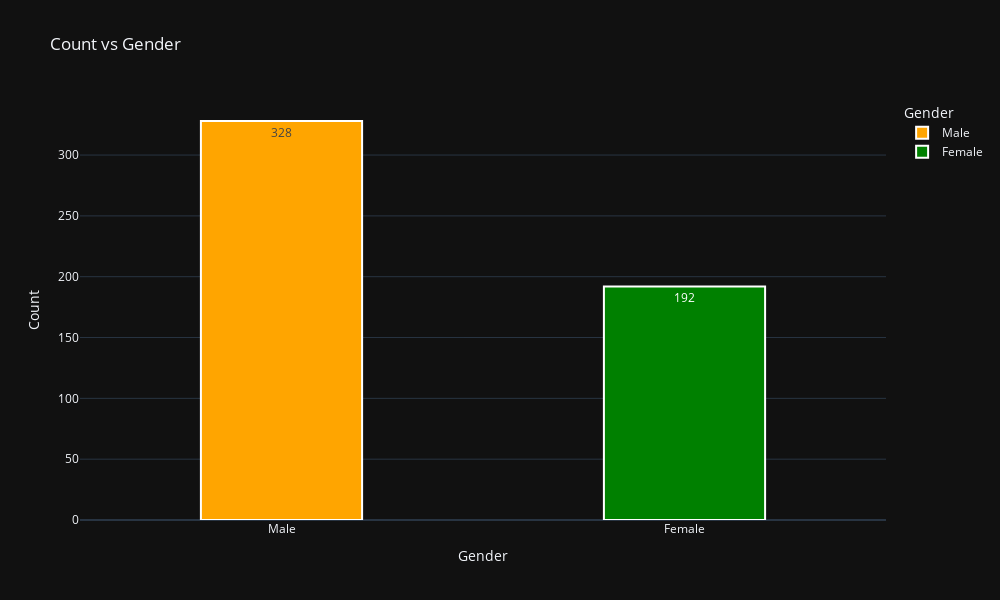

Source (notebook cell):
### Code cell
class_count = encoded_df['gender'].value_counts().reset_index()
class_count.columns = ['gender', 'count']

class_count['gender'] = class_count['gender'].map({0: 'Female', 1: 'Male'})

# Custom colors for the bars
colors = {'Male': 'orange', 'Female': 'green'}

fig = px.bar(class_count, x='gender', y='count', 
             labels={'gender': 'Gender', 'count': 'Count'}, 
             title='Count vs Gender',
             template="plotly_dark",
             color='gender',  # Color the bars based on class
             color_discrete_map=colors,
             text='count'  # Add count numbers as text on the bars
            )

# Adjust the text position to be inside the bars
fig.update_traces(textposition='inside')
fig.update_layout(width=1000, height=600)
fig.update_traces(marker_line_width=2, marker_line_color='white', width=0.4)  # Adjust width as needed
fig.write_image("images/Count_vs_Gender.png")

fig.show()

### Figure 1 — Plotly figure (JSON) as saved in the notebook; plotly's stock layout.template omitted (floating-point values rounded to 4 significant figures)
{"data": [{"alignmentgroup": "True", "hovertemplate": "Gender=%{x}<br>Count=%{text}<extra></extra>", "legendgroup": "Male", "marker": {"color": "orange", "line": {"color": "white", "width": 2}, "pattern": {"shape": ""}}, "name": "Male", "offsetgroup": "Male", "orientation": "v", "showlegend": true, "text": [328], "textposition": "inside", "type": "bar", "width": 0.4, "x": ["Male"], "xaxis": "x", "y": [328], "yaxis": "y"}, {"alignmentgroup": "True", "hovertemplate": "Gender=%{x}<br>Count=%{text}<extra></extra>", "legendgroup": "Female", "marker": {"color": "green", "line": {"color": "white", "width": 2}, "pattern": {"shape": ""}}, "name": "Female", "offsetgroup": "Female", "orientation": "v", "showlegend": true, "text": [192], "textposition": "inside", "type": "bar", "width": 0.4, "x": ["Female"], "xaxis": "x", "y": [192], "yaxis": "y"}], "layout": {"barmode": "relative", "height": 600, "legend": {"title": {"text": "Gender"}, "tracegroupgap": 0}, "title": {"text": "Count vs Gender"}, "width": 1000, "xaxis": {"anchor": "y", "categoryarray": ["Male", "Female"], "categoryorder": "array", "domain": [0, 1], "title": {"text": "Gender"}}, "yaxis": {"anchor": "x", "domain": [0, 1], "title": {"text": "Count"}}}}
